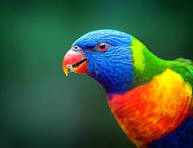
#> input picture sources/ex1.jpg, 193 x 148 px, found by its file name
$ python ex12.py
#> lines starting #> are read from the running program, lines starting #| are printed output that depends on the picture
import cv2

# Read the image
img = cv2.imread(r'D:\SIMATS Engineering\ITA0513 Computer Vision\Practical\sources\ex1.jpg')
#> img is the input picture: shape (148, 193, 3); mean B, G, R 61, 87.8, 64.7
if img is None:
    print("Error: Image not found")
    exit()

# Step 1: Horizontal flip (simulate y-axis rotation)
flipped = cv2.flip(img, 1)  # 1 → horizontal flip
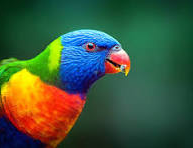
#> flipped: shape (148, 193, 3); mean B, G, R 61, 87.8, 64.7

# Step 2: Rotate 90° clockwise (along z-axis)
rotated_270_y = cv2.rotate(flipped, cv2.ROTATE_90_CLOCKWISE)
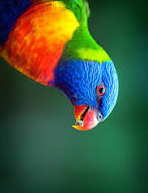
#> rotated_270_y: shape (193, 148, 3); mean B, G, R 61, 87.8, 64.7

cv2.imshow('Original', img)
cv2.imshow('270 Degree Y-axis Rotation', rotated_270_y)

cv2.waitKey(0)
cv2.destroyAllWindows()
